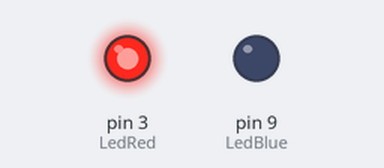
Simulated run of this sketch. Board: Arduino Uno, built with avr-gcc and run on an emulated ATmega328P. Parts: output pins drawn as LEDs (lit = HIGH).

Above: at 0.05 s.
At 3.85 s:
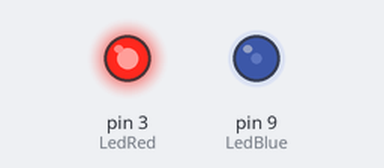
At 7.7 s:
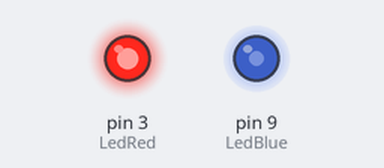
At 15.35 s:
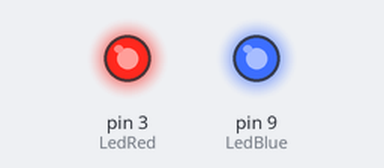
Timing chart, 0 to 17.7 s (numbered marks = the images above):
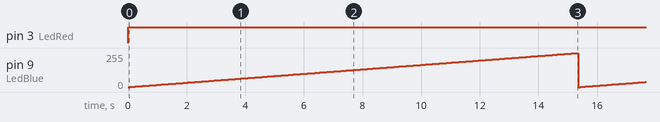

Measured:
- by itself, pin 3 (LedRed): LOW → HIGH at 0.00 s
- by itself, pin 9 (LedBlue): ramps from 0/255 to 255/255 and jumps back, once every 15.4 s

The sketch:

Practica02.ino
```cpp
int LedRed = 3;
int LedBlue = 9;
int y = 255;
void setup() {
  pinMode(LedRed, OUTPUT);
  pinMode(LedBlue, OUTPUT);
}

void loop() {
  for(int x = 0; x < 256; x++){
     y - x;
     analogWrite(LedRed, y);
     analogWrite(LedBlue, x);
     delay(60);
  }
}
```
